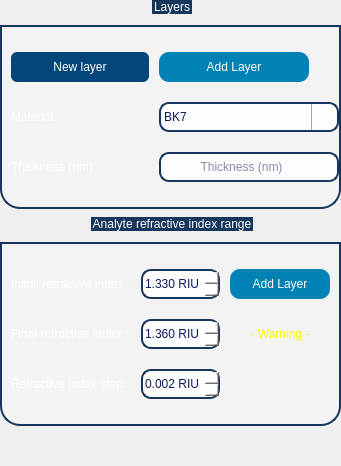
                <widget class="QWidget" name="page_layers_wim">
                 <layout class="QVBoxLayout" name="verticalLayout_10">
                  <property name="spacing">
                   <number>8</number>
                  </property>
                  <property name="leftMargin">
                   <number>0</number>
                  </property>
                  <property name="topMargin">
                   <number>0</number>
                  </property>
                  <property name="rightMargin">
                   <number>0</number>
                  </property>
                  <property name="bottomMargin">
                   <number>0</number>
                  </property>
                  <item>
                   <widget class="QGroupBox" name="gb_layers_2">
                    <property name="sizePolicy">
                     <sizepolicy hsizetype="Preferred" vsizetype="Preferred">
                      <horstretch>0</horstretch>
                      <verstretch>0</verstretch>
                     </sizepolicy>
                    </property>
                    <property name="styleSheet">
                     <string notr="true">
QGroupBox  {
	font: 14pt &quot;Ubuntu&quot;;
	background-color: rgba(255, 255, 255,70);
    border: 2px solid;
    border-color: #FF17365D;
    margin-top: 25px;
	margin-bottom: 0px;
    border-bottom-left-radius: 20px;
	border-bottom-right-radius: 20px;
}

QGroupBox::title  {
    subcontrol-origin: margin;
    subcontrol-position: top center;
    padding: 5px 8000px 5px 8000px;
    background-color: #FF17365D;
    color: rgb(255, 255, 255);
}
</string>
                    </property>
                    <property name="title">
                     <string>Layers</string>
                    </property>
                    <layout class="QGridLayout" name="gridLayout_6">
                     <property name="leftMargin">
                      <number>9</number>
                     </property>
                     <property name="topMargin">
                      <number>25</number>
                     </property>
                     <property name="rightMargin">
                      <number>0</number>
                     </property>
                     <property name="bottomMargin">
                      <number>25</number>
                     </property>
                     <property name="horizontalSpacing">
                      <number>10</number>
                     </property>
                     <property name="verticalSpacing">
                      <number>20</number>
                     </property>
                     <item row="1" column="1">
                      <widget class="QComboBox" name="cbox_material_2">
                       <property name="minimumSize">
                        <size>
                         <width>0</width>
                         <height>30</height>
                        </size>
                       </property>
                       <property name="maximumSize">
                        <size>
                         <width>180</width>
                         <height>16777215</height>
                        </size>
                       </property>
                       <property name="cursor">
                        <cursorShape>PointingHandCursor</cursorShape>
                       </property>
                       <property name="styleSheet">
                        <string notr="true">QComboBox::drop-down {
    width: 25;
    border-left-width: 1px;
    border-left-color: darkgray;
    border-left-style: solid; /* just a single line */
    border-top-right-radius: 3px; /* same radius as the QComboBox */
    border-bottom-right-radius: 3px;
}

QComboBox
{
 padding: 1px 18px 1px 3px;
color: rgb(10, 25, 90);
font: 700 12pt &quot;Ubuntu&quot;;
 border: 2px solid;
border-color: #FF17365D;
background-color: rgba(255, 255, 255,210);
border-radius:10px;
}
QComboBox::down-arrow { /* shift the arrow when popup is open */
    top: 1px;
	image: url(:/icons/icons/arrow-down.png);
    left: 1px;
}</string>
                       </property>
                       <item>
                        <property name="text">
                         <string>BK7</string>
                        </property>
                       </item>
                       <item>
                        <property name="text">
                         <string>Silica</string>
                        </property>
                       </item>
                       <item>
                        <property name="text">
                         <string>Other</string>
                        </property>
                       </item>
                      </widget>
                     </item>
                     <item row="1" column="0">
                      <widget class="QLabel" name="label_14">
                       <property name="styleSheet">
                        <string notr="true">font: 14pt &quot;Ubuntu&quot;;</string>
                       </property>
                       <property name="text">
                        <string>&lt;html&gt;&lt;head/&gt;&lt;body&gt;&lt;p&gt;&lt;span style=&quot; color:#ffffff;&quot;&gt;Material:&lt;/span&gt;&lt;/p&gt;&lt;/body&gt;&lt;/html&gt;</string>
                       </property>
                      </widget>
                     </item>
                     <item row="2" column="0">
                      <widget class="QLabel" name="label_13">
                       <property name="styleSheet">
                        <string notr="true">font: 14pt &quot;Ubuntu&quot;;</string>
                       </property>
                       <property name="text">
                        <string>&lt;html&gt;&lt;head/&gt;&lt;body&gt;&lt;p&gt;&lt;span style=&quot; color:#ffffff;&quot;&gt;Thickness (nm):&lt;/span&gt;&lt;/p&gt;&lt;/body&gt;&lt;/html&gt;</string>
                       </property>
                      </widget>
                     </item>
                     <item row="2" column="1">
                      <widget class="QLineEdit" name="thickness_2">
                       <property name="minimumSize">
                        <size>
                         <width>0</width>
                         <height>30</height>
                        </size>
                       </property>
                       <property name="maximumSize">
                        <size>
                         <width>180</width>
                         <height>16777215</height>
                        </size>
                       </property>
                       <property name="styleSheet">
                        <string notr="true"> padding: 1px 18px 1px 3px;
color: rgb(10, 25, 90);
font: 700 12pt &quot;Ubuntu&quot;;
 border: 2px solid;
border-color: #FF17365D;
background-color: rgba(255, 255, 255,210);
border-radius:10px;</string>
                       </property>
                       <property name="alignment">
                        <set>Qt::AlignCenter</set>
                       </property>
                       <property name="placeholderText">
                        <string>Thickness (nm)</string>
                       </property>
                      </widget>
                     </item>
                     <item row="0" column="0">
                      <widget class="QPushButton" name="btn_new_layer_2">
                       <property name="minimumSize">
                        <size>
                         <width>100</width>
                         <height>30</height>
                        </size>
                       </property>
                       <property name="maximumSize">
                        <size>
                         <width>150</width>
                         <height>16777215</height>
                        </size>
                       </property>
                       <property name="cursor">
                        <cursorShape>PointingHandCursor</cursorShape>
                       </property>
                       <property name="styleSheet">
                        <string notr="true">QPushButton{
		font: 400 11pt &quot;Ubuntu&quot;;
	color: rgb(255, 255,255);
	background-color: rgb(0, 70, 120);
	border-radius:6px;
}

QPushButton:hover{
	background: rgb(0, 0, 255);
	width: 40;
	height: 35;
}</string>
                       </property>
                       <property name="text">
                        <string>New layer</string>
                       </property>
                      </widget>
                     </item>
                     <item row="0" column="1">
                      <widget class="QPushButton" name="btn_add_layer_2">
                       <property name="minimumSize">
                        <size>
                         <width>100</width>
                         <height>30</height>
                        </size>
                       </property>
                       <property name="maximumSize">
                        <size>
                         <width>150</width>
                         <height>16777215</height>
                        </size>
                       </property>
                       <property name="cursor">
                        <cursorShape>PointingHandCursor</cursorShape>
                       </property>
                       <property name="styleSheet">
                        <string notr="true">QPushButton{
	font: 400 11pt &quot;Ubuntu&quot;;
	color: rgb(255, 255,255);
	background-color: rgb(0, 130, 180);
	border-color: rgb(0, 100, 130);
	border-width: 2px;
	border-radius:10px;
}

QPushButton:hover{
	background-color: rgb(00, 140, 70);
	border-color: rgb(0, 120, 40);
	width: 40;
	height: 35;
}</string>
                       </property>
                       <property name="text">
                        <string>Add Layer</string>
                       </property>
                      </widget>
                     </item>
                    </layout>
                   </widget>
                  </item>
                  <item>
                   <widget class="QGroupBox" name="gb_analyte_2">
                    <property name="styleSheet">
                     <string notr="true">
QGroupBox  {
	font: 14pt &quot;Ubuntu&quot;;
	background-color: rgba(255, 255, 255,70);
    border: 2px solid;
    border-color: #FF17365D;
    margin-top: 25px;
	margin-bottom: 0px;
    border-bottom-left-radius: 20px;
	border-bottom-right-radius: 20px;
}

QGroupBox::title  {
    subcontrol-origin: margin;
    subcontrol-position: top center;
    padding: 5px 8000px 5px 8000px;
    background-color: #FF17365D;
    color: rgb(255, 255, 255);
}
</string>
                    </property>
                    <property name="title">
                     <string>Analyte refractive index range</string>
                    </property>
                    <layout class="QGridLayout" name="gridLayout_5">
                     <property name="topMargin">
                      <number>25</number>
                     </property>
                     <property name="bottomMargin">
                      <number>25</number>
                     </property>
                     <property name="horizontalSpacing">
                      <number>10</number>
                     </property>
                     <property name="verticalSpacing">
                      <number>20</number>
                     </property>
                     <item row="0" column="0">
                      <widget class="QLabel" name="label_15">
                       <property name="styleSheet">
                        <string notr="true">font: 14pt &quot;Ubuntu&quot;;</string>
                       </property>
                       <property name="text">
                        <string>&lt;html&gt;&lt;head/&gt;&lt;body&gt;&lt;p&gt;&lt;span style=&quot; color:#ffffff;&quot;&gt;Initial refractive index :&lt;/span&gt;&lt;/p&gt;&lt;/body&gt;&lt;/html&gt;</string>
                       </property>
                      </widget>
                     </item>
                     <item row="0" column="1">
                      <widget class="QDoubleSpinBox" name="doubleSpinBox_6">
                       <property name="minimumSize">
                        <size>
                         <width>0</width>
                         <height>30</height>
                        </size>
                       </property>
                       <property name="styleSheet">
                        <string notr="true">
QDoubleSpinBox
{
color: rgb(10, 25, 90);
font: 700 12pt &quot;Ubuntu&quot;;
border: 2px solid;
border-color: #FF17365D;
background-color: rgba(255, 255, 255,210);
border-radius:10px;
}

QDoubleSpinBox::up-button
{
    border-left-width: 1px;
    border-left-color: darkgray;
    border-left-style: solid; /* just a single line */
    border-top-right-radius: 3px; /* same radius as the QComboBox */
    border-bottom-right-radius: 3px;
	image: url(:/icons/icons/arrow-up.png);
	width: 25;
}
QDoubleSpinBox::down-button
{
    border-left-width: 1px;
    border-left-color: darkgray;
    border-left-style: solid; /* just a single line */
    border-top-right-radius: 3px; /* same radius as the QComboBox */
    border-bottom-right-radius: 3px;
	image: url(:/icons/icons/arrow-down.png);
	width: 25;
}</string>
                       </property>
                       <property name="suffix">
                        <string> RIU</string>
                       </property>
                       <property name="decimals">
                        <number>3</number>
                       </property>
                       <property name="minimum">
                        <double>1.000000000000000</double>
                       </property>
                       <property name="maximum">
                        <double>5.000000000000000</double>
                       </property>
                       <property name="singleStep">
                        <double>0.001000000000000</double>
                       </property>
                       <property name="value">
                        <double>1.330000000000000</double>
                       </property>
                      </widget>
                     </item>
                     <item row="0" column="2">
                      <widget class="QPushButton" name="btn_add_analyte_2">
                       <property name="minimumSize">
                        <size>
                         <width>100</width>
                         <height>30</height>
                        </size>
                       </property>
                       <property name="maximumSize">
                        <size>
                         <width>200</width>
                         <height>16777215</height>
                        </size>
                       </property>
                       <property name="cursor">
                        <cursorShape>PointingHandCursor</cursorShape>
                       </property>
                       <property name="styleSheet">
                        <string notr="true">QPushButton{
	font: 400 11pt &quot;Ubuntu&quot;;
	color: rgb(255, 255,255);
	background-color: rgb(0, 130, 180);
	border-color: rgb(0, 100, 130);
	border-width: 2px;
	border-radius:10px;
}

QPushButton:hover{
	background-color: rgb(00, 140, 70);
	border-color: rgb(0, 120, 40);
	width: 40;
	height: 35;
}</string>
                       </property>
                       <property name="text">
                        <string>Add Layer</string>
                       </property>
                      </widget>
                     </item>
                     <item row="1" column="0">
                      <widget class="QLabel" name="label_16">
                       <property name="styleSheet">
                        <string notr="true">font: 14pt &quot;Ubuntu&quot;;</string>
                       </property>
                       <property name="text">
                        <string>&lt;html&gt;&lt;head/&gt;&lt;body&gt;&lt;p&gt;&lt;span style=&quot; color:#ffffff;&quot;&gt;Final refractive index :&lt;/span&gt;&lt;/p&gt;&lt;/body&gt;&lt;/html&gt;</string>
                       </property>
                      </widget>
                     </item>
                     <item row="1" column="1">
                      <widget class="QDoubleSpinBox" name="doubleSpinBox_4">
                       <property name="minimumSize">
                        <size>
                         <width>0</width>
                         <height>30</height>
                        </size>
                       </property>
                       <property name="styleSheet">
                        <string notr="true">
QDoubleSpinBox
{
color: rgb(10, 25, 90);
font: 700 12pt &quot;Ubuntu&quot;;
border: 2px solid;
border-color: #FF17365D;
background-color: rgba(255, 255, 255,210);
border-radius:10px;
}

QDoubleSpinBox::up-button
{
    border-left-width: 1px;
    border-left-color: darkgray;
    border-left-style: solid; /* just a single line */
    border-top-right-radius: 3px; /* same radius as the QComboBox */
    border-bottom-right-radius: 3px;
	image: url(:/icons/icons/arrow-up.png);
	width: 25;
}
QDoubleSpinBox::down-button
{
    border-left-width: 1px;
    border-left-color: darkgray;
    border-left-style: solid; /* just a single line */
    border-top-right-radius: 3px; /* same radius as the QComboBox */
    border-bottom-right-radius: 3px;
	image: url(:/icons/icons/arrow-down.png);
	width: 25;
}</string>
                       </property>
                       <property name="suffix">
                        <string> RIU</string>
                       </property>
                       <property name="decimals">
                        <number>3</number>
                       </property>
                       <property name="minimum">
                        <double>1.000000000000000</double>
                       </property>
                       <property name="maximum">
                        <double>5.000000000000000</double>
                       </property>
                       <property name="singleStep">
                        <double>0.001000000000000</double>
                       </property>
                       <property name="value">
                        <double>1.360000000000000</double>
                       </property>
                      </widget>
                     </item>
                     <item row="2" column="0">
                      <widget class="QLabel" name="label_17">
                       <property name="styleSheet">
                        <string notr="true">font: 14pt &quot;Ubuntu&quot;;</string>
                       </property>
                       <property name="text">
                        <string>&lt;html&gt;&lt;head/&gt;&lt;body&gt;&lt;p&gt;&lt;span style=&quot; color:#ffffff;&quot;&gt;Refractive index step:&lt;/span&gt;&lt;/p&gt;&lt;/body&gt;&lt;/html&gt;</string>
                       </property>
                      </widget>
                     </item>
                     <item row="2" column="1">
                      <widget class="QDoubleSpinBox" name="doubleSpinBox_5">
                       <property name="minimumSize">
                        <size>
                         <width>0</width>
                         <height>30</height>
                        </size>
                       </property>
                       <property name="styleSheet">
                        <string notr="true">
QDoubleSpinBox
{
color: rgb(10, 25, 90);
font: 700 12pt &quot;Ubuntu&quot;;
border: 2px solid;
border-color: #FF17365D;
background-color: rgba(255, 255, 255,210);
border-radius:10px;
}

QDoubleSpinBox::up-button
{
    border-left-width: 1px;
    border-left-color: darkgray;
    border-left-style: solid; /* just a single line */
    border-top-right-radius: 3px; /* same radius as the QComboBox */
    border-bottom-right-radius: 3px;
	image: url(:/icons/icons/arrow-up.png);
	width: 25;
}
QDoubleSpinBox::down-button
{
    border-left-width: 1px;
    border-left-color: darkgray;
    border-left-style: solid; /* just a single line */
    border-top-right-radius: 3px; /* same radius as the QComboBox */
    border-bottom-right-radius: 3px;
	image: url(:/icons/icons/arrow-down.png);
	width: 25;
}</string>
                       </property>
                       <property name="suffix">
                        <string> RIU</string>
                       </property>
                       <property name="decimals">
                        <number>3</number>
                       </property>
                       <property name="maximum">
                        <double>3.000000000000000</double>
                       </property>
                       <property name="singleStep">
                        <double>0.001000000000000</double>
                       </property>
                       <property name="value">
                        <double>0.002000000000000</double>
                       </property>
                      </widget>
                     </item>
                     <item row="1" column="2">
                      <widget class="QLabel" name="warning_4">
                       <property name="styleSheet">
                        <string notr="true">font: 14pt &quot;Ubuntu&quot;;

</string>
                       </property>
                       <property name="text">
                        <string>&lt;html&gt;&lt;head/&gt;&lt;body&gt;&lt;p&gt;&lt;span style=&quot; color:#ffff00;&quot;&gt;- Warning -&lt;/span&gt;&lt;/p&gt;&lt;/body&gt;&lt;/html&gt;</string>
                       </property>
                       <property name="alignment">
                        <set>Qt::AlignCenter</set>
                       </property>
                      </widget>
                     </item>
                    </layout>
                   </widget>
                  </item>
                  <item>
                   <spacer name="verticalSpacer_2">
                    <property name="orientation">
                     <enum>Qt::Vertical</enum>
                    </property>
                    <property name="sizeHint" stdset="0">
                     <size>
                      <width>20</width>
                      <height>40</height>
                     </size>
                    </property>
                   </spacer>
                  </item>
                 </layout>
                </widget>
